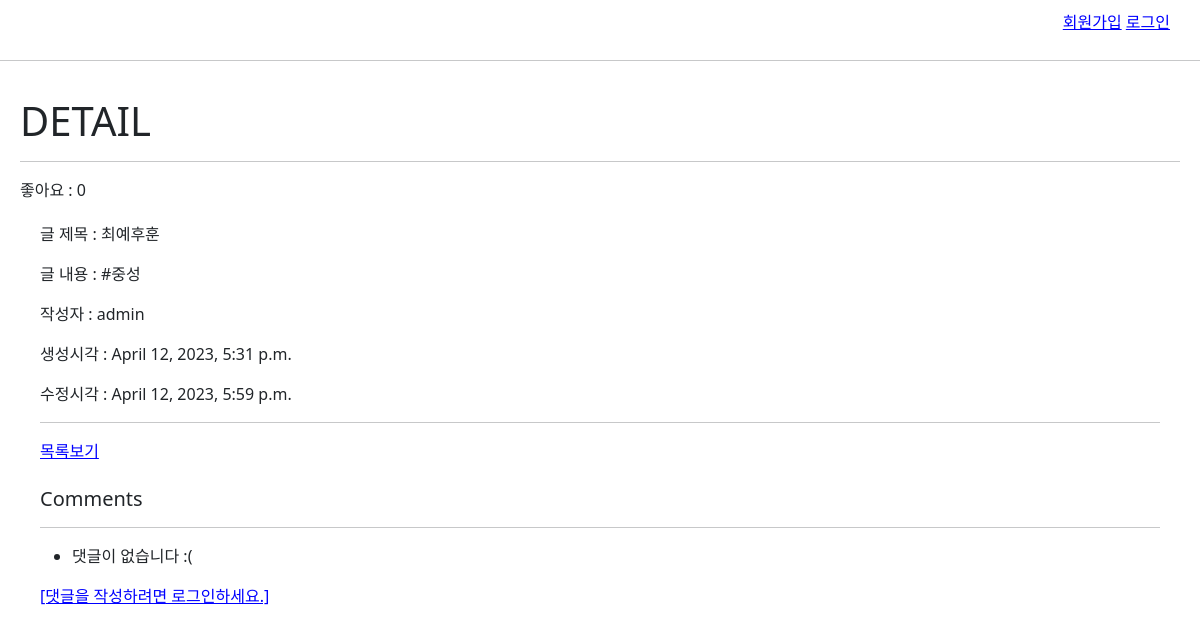
The page /articles/5/ on the database its author committed.
### articles/models.py (models this page shows, shortened)
class Article(models.Model):
    hashtags = models.ManyToManyField(Hashtag)
    user = models.ForeignKey(settings.AUTH_USER_MODEL, on_delete=models.CASCADE)
    like_users = models.ManyToManyField(settings.AUTH_USER_MODEL, related_name='like_articles')
    title = models.CharField(max_length=30)
    content = models.TextField()
    image = models.ImageField(blank=True, null=True)
    thumbnail_img = ImageSpecField(
        source='image',
        processors=[Thumbnail(200,300)],
        format='JPEG',
        options={'quality':80},
    )
    created_at = models.DateTimeField(auto_now_add=True)
    updated_at = models.DateTimeField(auto_now=True)

### accounts/models.py (models this page shows)
class User(AbstractUser):
    pass

### articles/views.py (the view)
# urls.py: path('<int:pk>/', views.detail, name='detail'),
def detail(request, pk):
    article = Article.objects.get(pk=pk)
    comment_form = CommentForm()
    comments = article.comment_set.all()
    comments = article.comment_set.filter(parent__isnull=True) # 댓글
    context = {
        'article': article,
        'comment_form': comment_form,
        'comments': comments,
    }
    return render(request, 'articles/detail.html', context)

### articles/templates/articles/detail.html (shortened to what this page needs)
{% extends 'base.html' %}
{% block content %}
  <h1>DETAIL</h1>
  <hr />
  <span>좋아요 : {{article.like_users.count}}</span>
  <div id="article-content">
    <p>글 제목 : {{article.title}}</p>
    <p>글 내용 : {{article.content}}</p>
    <p>작성자 : {{article.user}}</p>
    <p>생성시각 : {{article.created_at}}</p>
    <p>수정시각 : {{article.updated_at}}</p>
    <hr>
    <a href="{% url 'articles:index' %}">목록보기</a>
    <br><br>
    <h5>Comments</h5>
    <hr>
    <ul>
      {% for comment in comments %}
        <li>
          {{comment.user}} : {{comment.content}}
          {% if request.user == comment.user %}
          <form action="{% url 'articles:comments_delete' article.pk comment.pk%}" method="POST">
            {% csrf_token %}
            <input type="submit" value="삭제">
          </form>
          {% endif %}
        </li>
        <p>대댓글</p>
        {% for reply in comment.replies.all %}
        <p>{{ reply.content }}</p>
        {% endfor %}
        <form action="{% url 'articles:comments_create' article.pk %}" method="POST">
          <input type="hidden" name="parent_pk" value="{{ comment.pk }}">
          {% csrf_token %}
          {{ comment_form }}
          <input type="submit" value="대댓글">
        </form>
      {% empty %}
        <li>댓글이 없습니다 :(</li>
      {% endfor %}
    </ul>
    {% if request.user.is_authenticated %}
    <form action="{% url 'articles:comments_create' article.pk %}" method="POST">
      {% csrf_token %}
      {{comment_form}}
      <input type="submit" value="저장">
    </form>
    {% else %}
      <a href="{% url 'accounts:login' %}">[댓글을 작성하려면 로그인하세요.]</a>
    {% endif %}
  </div>
{% endblock content %}

### static/base.css (style rules this page uses)
a { color: blue; }
#article-content { padding: 20px; }

### rows shown on the page
Article: like_users.count "0", title "최예후훈", content "#중성", user "admin", created_at "April 12, 2023, 5:31 p.m.", updated_at "April 12, 2023, 5:59 p.m."
